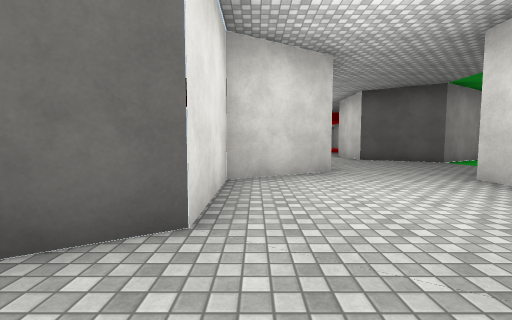
[1] (above)

12 first-person views from a walk through a scene from a Unity 3-D project. The camera is 1.3 m above the floor, tilts 4° down and sees 90° across. The floor is counted in squares, 2 m on a side. Each view is taken from the middle of a square. On the plan, view 1 faces up. The plan holds only what a view shows up to about 9 squares ahead; the rest is blank. The place goes on beyond the plan. The player character is not drawn. Surface patterns are stand-ins for the level's own textures.

[2]
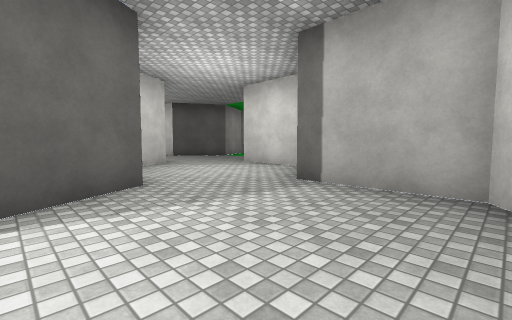

[3]
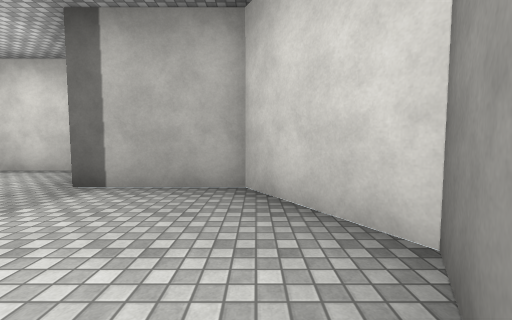

[4]
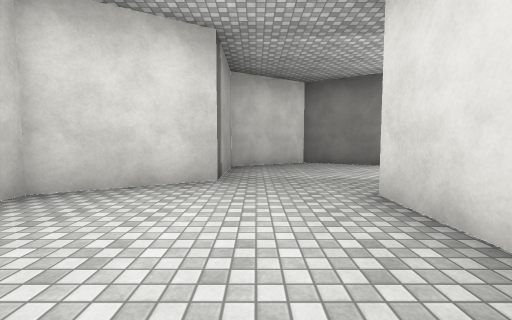

[5]
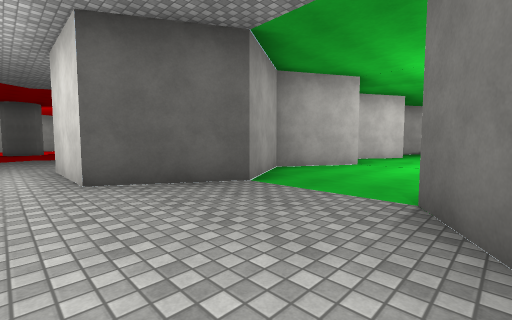

[6]
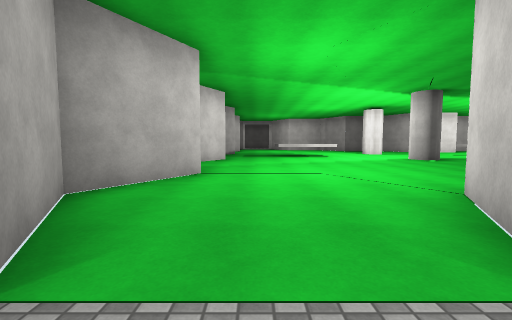

[7]
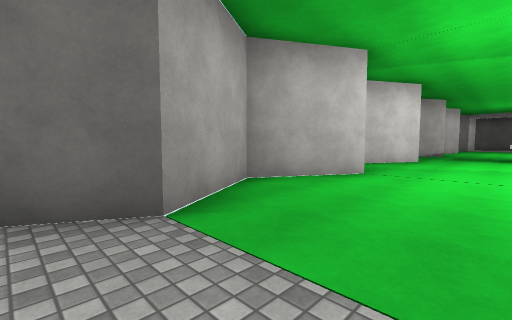

[8]
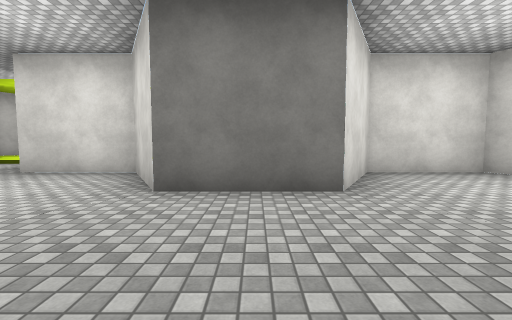

[9]
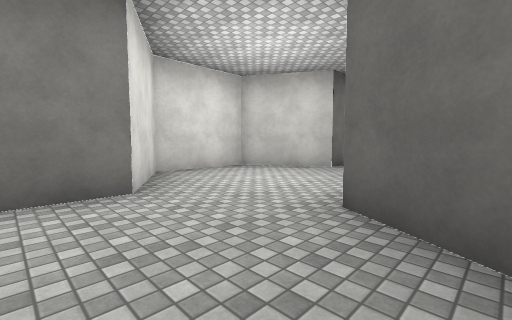

[10]
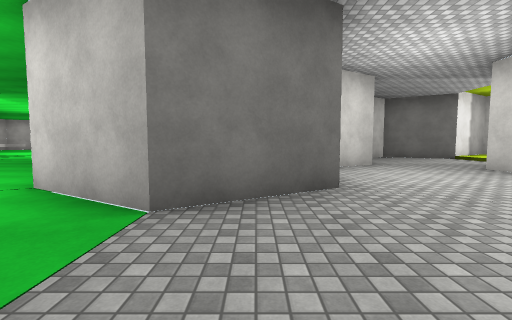

[11]
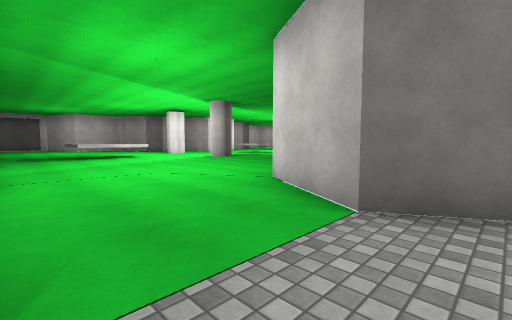

[12]
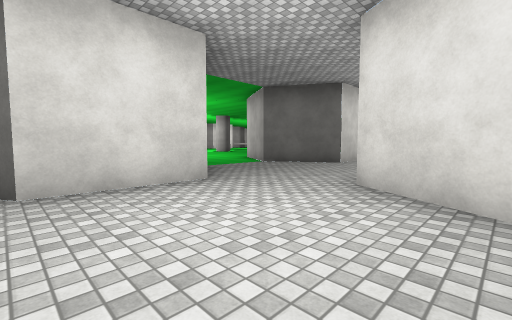

### Floor plan
Points are (right, up) in squares from view 1. A wall is a line through its corners. A room is listed if a view was taken in it or the views show most of it. See-through windows are left out.
Room 1 (views 1, 2, 3)
walls: (-0.5, 1.9) (-2.1, 1); (-2.5, -2) (-0.5, -3.1) (1.7, -1.8) (1.7, 0.7) (2.5, 1.2)
ways out: opening at (1, 1) to room 2
Room 2 (views 4, 5)
walls: (1.7, 5.6) (-0.5, 4.4) (-0.5, 1.9); (2.5, 1.2) (3.8, 1.9) (3.8, 4.4) (4.6, 4.8)
ways out: opening at (1, 1) to room 1; opening at (3, 5) to room 3
Room 3 (views 6, 7, 8, 9, 10, 11)
walls: (14.7, 8.1) (12.8, 9.2); (10.4, 8.1) (8.2, 9.4) (6, 8.1) (3.8, 9.4); (4.6, 4.8) (6, 5.6) (8.2, 4.4); (1.7, 8.1) (1.7, 5.6)
ways out: opening at (3, 5) to room 2; opening at (2.5, 9.5) to room 4
Room 4 (view 12)
walls: (0.1, 12.3) (-0.5, 11.9) (-0.5, 9.4) (1.7, 8.1); (3.8, 9.4) (3.8, 12)
ways out: opening at (2.5, 9.5) to room 3

Where each view was taken, in squares from view 1:
view 1: 0 up, 0 right, facing up
view 2: 2 down, 2 left, facing up-right
view 3: 2 down, 2 left, facing right
view 4: 5 up, 1 right, facing down
view 5: 5 up, 3 right, facing up-right
view 6: 7 up, 5 right, facing right
view 7: 6 up, 5 right, facing up-right
view 8: 7 up, 5 right, facing left
view 9: 7 up, 5 right, facing up-left
view 10: 8 up, 5 right, facing down
view 11: 8 up, 5 right, facing down-right
view 12: 12 up, 0 right, facing down-right
